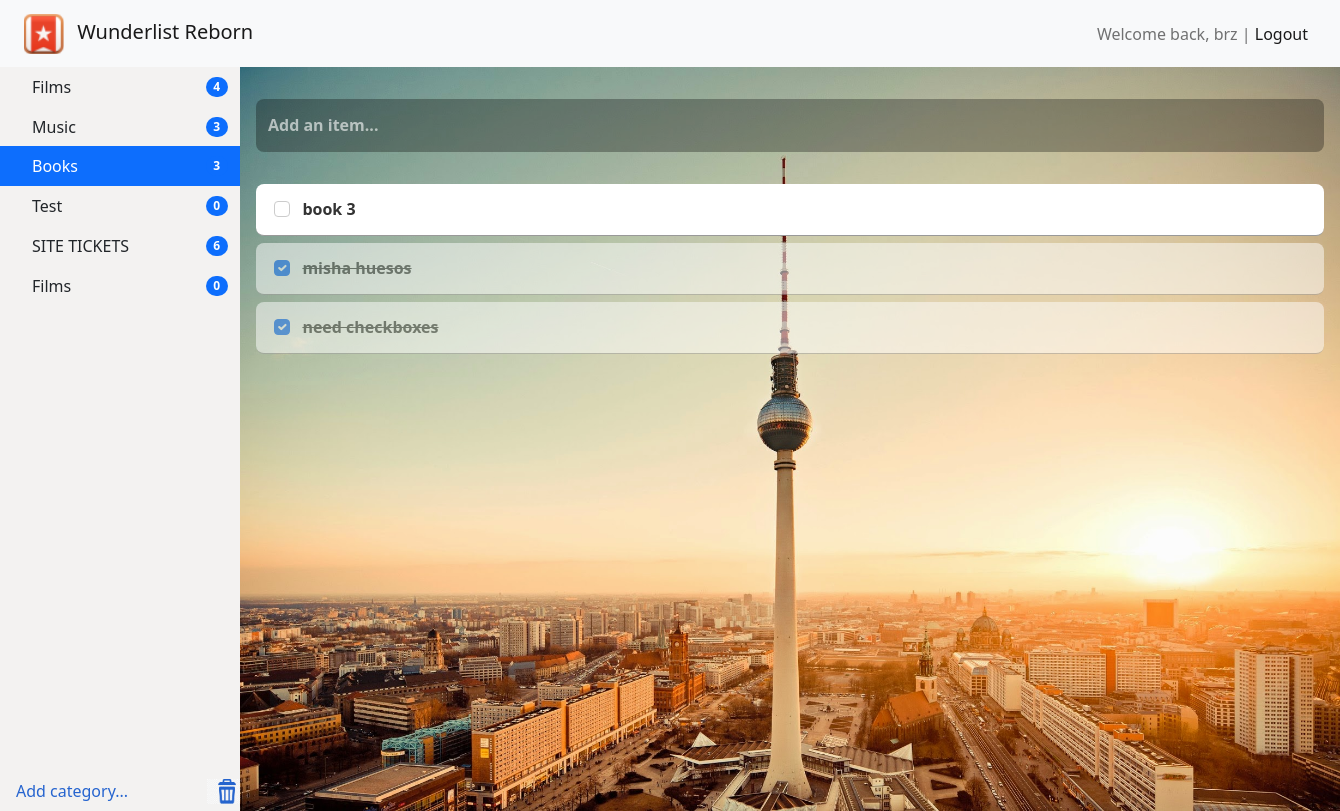
The app's page /3/ (signed in), older data.
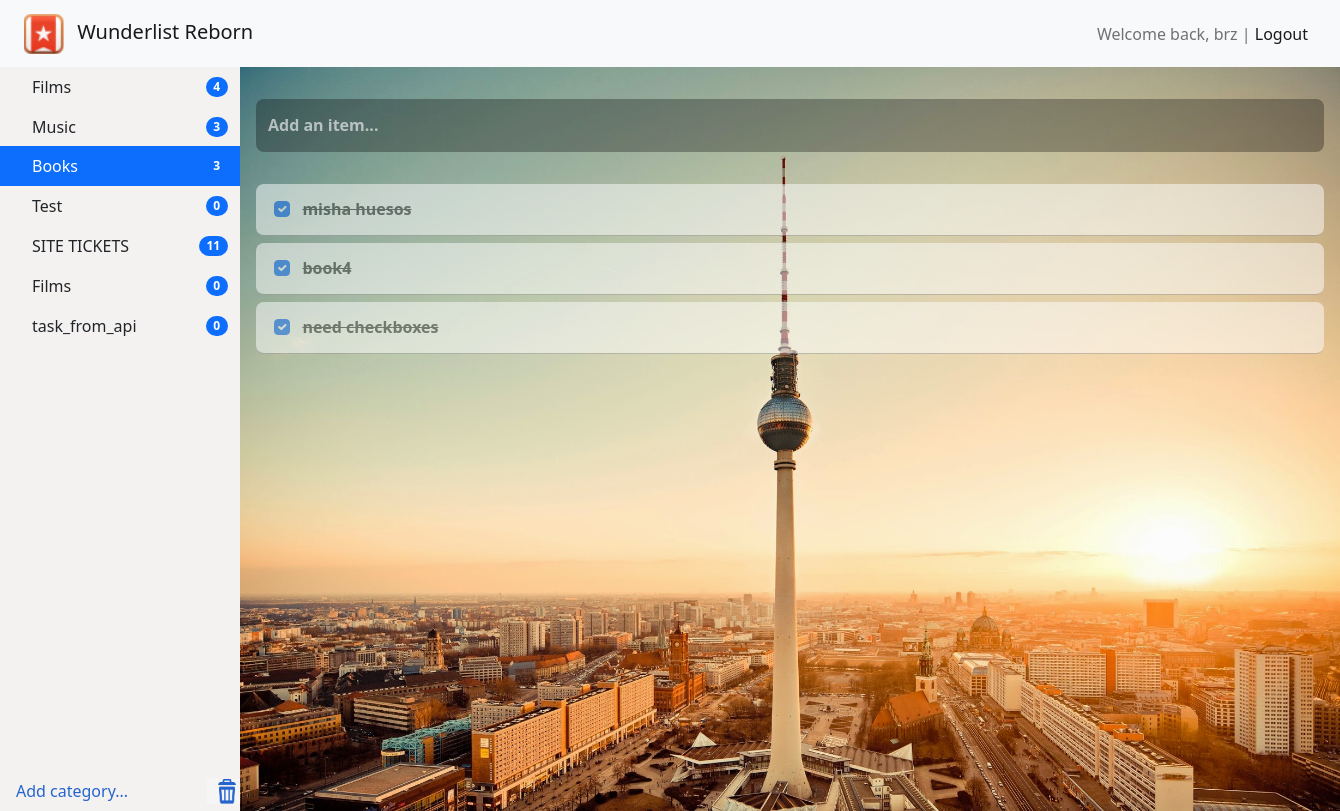
The same page, newer data.
### tasks/models.py (models this page shows, shortened)
class Category(models.Model):
    title = models.CharField(max_length=150, db_index=True, verbose_name="Название категории")
    user = models.ForeignKey(User, on_delete=models.CASCADE, default=2)
    def get_absolute_url(self):
        return reverse_lazy('category', kwargs={"category_id": self.id})
    class Meta:
        verbose_name = 'Category'
        verbose_name_plural = 'Categories'
        ordering = ['id']

class Tasks(models.Model):
    title = models.CharField(max_length=100, verbose_name="To-Do")
    created_at = models.DateTimeField(auto_now_add=True, verbose_name="Дата публикации")
    updated_at = models.DateTimeField(auto_now=True, verbose_name='Обновлено')
    is_done = models.BooleanField(default=False, verbose_name='Is done')
    category = models.ForeignKey('Category', verbose_name="Category", on_delete=models.CASCADE)
    user = models.ForeignKey(User, related_name="tasks", on_delete=models.CASCADE, default=1)
    content = models.TextField(max_length=300, verbose_name="Content", null=True, blank=True)
    class Meta:
        verbose_name = 'Task'
        verbose_name_plural = 'Tasks'
        ordering = ['-created_at']

### tasks/views.py (the view)
# urls.py: path('<int:category_id>/', TasksByCategoryView.as_view(), name='category'),
@method_decorator(login_required, name='get')
class TasksByCategoryView(ListView):
    model = Tasks
    template_name = "tasks/my_category.html"
    context_object_name = 'tasks'
    def get_queryset(self):
        return Tasks.objects.filter(category_id=self.kwargs['category_id'], user_id=self.request.user).select_related('category').order_by('is_done')
    def get_context_data(self, **kwargs):
        context = super().get_context_data(**kwargs)
        context['category_id'] = self.kwargs['category_id']
        context['form'] = TasksForm()
        context['cat_form'] = CreateCategoryForm()
        context['user'] = self.request.user
        context['username'] = self.request.user.username
        return context

### tasks/forms.py
class TasksForm(forms.ModelForm):
    class Meta:
        model = Tasks
        fields = ['title', 'category', 'user']
        widgets = {
            'title': forms.TextInput(attrs={'class': 'form-control no-border', 'placeholder': 'Add an item...'})
        }

class CreateCategoryForm(forms.ModelForm):
    class Meta:
        model = Category
        fields = ['title', 'user']
        widgets = {
            'title': forms.TextInput(attrs={'class': 'create-category', 'placeholder': 'Add category...', 'id': 'create_category'}),
        }

### tasks/templatetags/tasks_tags.py (called while the page is built)
@register.inclusion_tag('tasks/list_categories.html', takes_context=True )
def show_categories(context):
    request = context['request']
    try:
        category_id = int(str(request.path).split('/')[1])
    except:
        category_id = None
    user_id = request.user.id
    form = CreateCategoryForm(initial={'user': user_id})
    try:
        categories = Category.objects.filter(user_id=user_id).annotate(cnt=Count('tasks', filter=Q(tasks__user_id__exact=user_id)))
    except:
        categories = None
    return {"categories": categories, "cat_form": form, "category_id": category_id, "user_id": user_id}

### tasks/templates/tasks/my_category.html (shortened to what this page needs)
{% extends 'base.html' %}
{% load crispy_forms_tags %}
{% load static %} <link rel="stylesheet" type="text/css" href="{% static 'css/style.css' %}">
{% block sidebar %}
<div id="sidebar">
{% include 'inc/_sidebar.html' %}
</div>
{% endblock %}
{% block content %}
<div class="create-task">
    <form id="myForm" action="" name="task_form" method="post">
    <div class="control-group">
        {{ form.title }}
    </div>
    </form>
</div>
<div id="container">
    <div id="tasks">
    {% for item in tasks %}
        {% if item.is_done == 0 %}
            <a class="a_{{item.pk}}" href="{% url 'view_tasks' item.category.id item.pk %}">
            <div class="card-body rounded text">
            <form action="" method="post">
              <div class="form-check">
                    <input class="form-check-input checked no-border" type="checkbox" name="{{ item.pk }}">
                    {{item.title}}
              </div>
            </form>
            </div>
            </a>
        {% else %}
           <a class="a_{{item.pk}}" href="{% url 'view_tasks' item.category.id item.pk %}">
            <div class="card-body rounded text done-task">
            <form  action="" method="post">
              <div class="form-check">
                    <input class="form-check-input checked no-border" type="checkbox" name="{{ item.pk }}"
                           checked>
                    <s>{{item.title}}</s>
              </div>
            </form>
            </div>
            </a>
        {% endif %}
    {% endfor %}
    </div>
</div>
{% endblock %}

### tasks/templates/tasks/list_categories.html (shortened to what this page needs)
<div class="container">
    {% for item in categories %}
        {% if item.pk == category_id %}
        <a href="{{ item.get_absolute_url }}" class="list-group-item list-group-item-action active" aria-current="true">
        {{item.title}} <span class="badge bg-primary rounded-pill">{{ item.cnt }}</span>
        </a>
        {% else %}
        <a href="{{ item.get_absolute_url }}"
           class="list-group-item list-group-item-action">
            {{item.title}} <span class="badge bg-primary rounded-pill">{{ item.cnt }}</span>
        </a>
        {% endif %}
    {% endfor %}
</div>
<div class="category-stuff">
    <div class="create-category">
        <form id="create_category" name="create_category" action="" method="post">
            {{cat_form.title}}
        </form>
    </div>
    {% if category_id == None %}
    {% else %}
    <div class="delete-category">
        <form action="{% url 'delete_category' category_id %}" method="post">
            <button type="submit" class="btn no-border">
                <img src="../../static/css/pomoika.jpg" width="40" height="25">
            </button>
        </form>
    </div>
    {% endif %}
</div>

Row changes from the older to the newer data that the page shows:
computed for Category "SITE TICKETS": cnt "6" → "11"
added Category: title "task_from_api", cnt "0"
shown differently, row unchanged: Tasks "misha huesos": moves up the list
changed Tasks: is_done False → True (drawn); pk "☐" → "☑"; title "book 3" → "book4"
